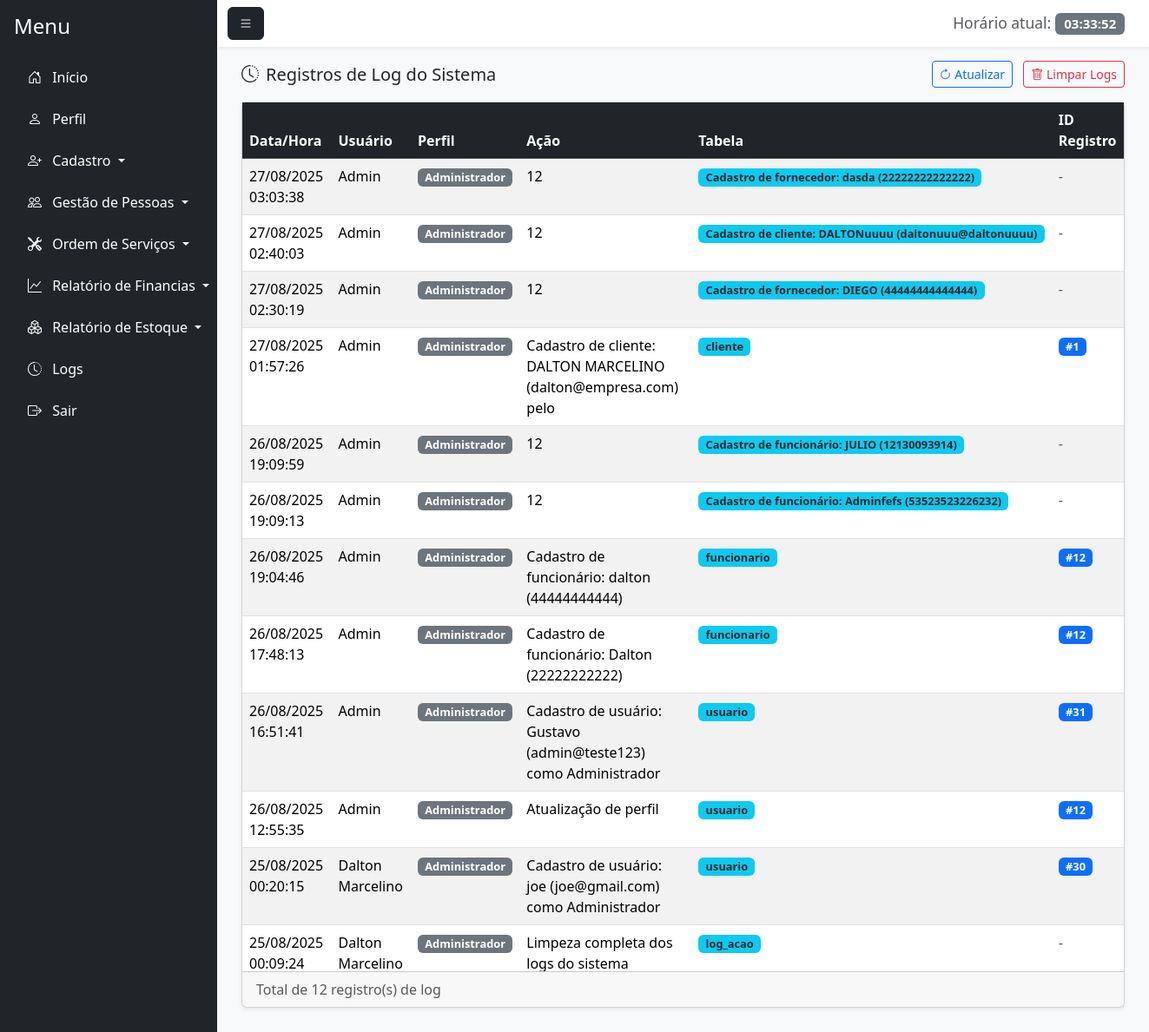
The page /logs.php (signed in) on the database its author committed.
### tables this page shows
CREATE TABLE `log_acao` (
  `id_log` int(11) NOT NULL,
  `id_usuario` int(11) NOT NULL,
  `id_perfil` int(11) NOT NULL,
  `acao` varchar(255) NOT NULL,
  `tabela_afetada` varchar(100) NOT NULL,
  `id_registro` int(11) DEFAULT NULL,
  `data_hora` timestamp NOT NULL DEFAULT current_timestamp()
);

CREATE TABLE `usuario` (
  `id_usuario` int(11) NOT NULL,
  `nome_usuario` varchar(100) NOT NULL,
  `senha` varchar(255) NOT NULL,
  `email` varchar(100) NOT NULL,
  `senha_temporaria` tinyint(1) DEFAULT 0,
  `id_perfil` int(11) NOT NULL,
  `status` enum('Ativo','Inativo') DEFAULT 'Ativo',
  `id_motivo_inatividade` int(11) DEFAULT NULL,
  `data_inatividade` date DEFAULT NULL,
  `observacao_inatividade` text DEFAULT NULL
);

CREATE TABLE `perfil` (
  `id_perfil` int(11) NOT NULL,
  `nome_perfil` varchar(100) NOT NULL
);

### logs.php (the view, shortened to what this page needs)
<?php
require_once 'conexao.php';
$sql = "SELECT l.*, u.nome_usuario, p.nome_perfil
        FROM log_acao l
        JOIN usuario u ON l.id_usuario = u.id_usuario
        JOIN perfil p ON l.id_perfil = p.id_perfil
        ORDER BY l.data_hora DESC";
$stmt = $pdo->query($sql);
$logs = $stmt->fetchAll(PDO::FETCH_ASSOC);
?>
<!DOCTYPE html>
<html lang="pt-BR">
<head>
    <link href="https://cdn.jsdelivr.net/npm/bootstrap@5.3.7/dist/css/bootstrap.min.css" rel="stylesheet">
    <link href="https://cdn.jsdelivr.net/npm/bootstrap-icons@1.11.1/font/bootstrap-icons.css" rel="stylesheet">
</head>
<body>
<div class="d-flex vh-100 bg-light">
    <nav id="sidebar" class="bg-dark text-white p-3" style="width: 250px;">
        <h4 class="mb-4">Menu</h4>
        <ul class="nav flex-column">
            <li class="nav-item mb-2">
                <a href="principal.php" class="nav-link text-white"><i class="bi bi-house-door me-2"></i> Início</a>
            </li>
            <li class="nav-item mb-2">
                <a href="perfil.php" class="nav-link text-white"><i class="bi bi-person me-2"></i> Perfil</a>
            </li>
            <li class="nav-item mb-2 dropdown">
                <a class="nav-link text-white dropdown-toggle" href="#" id="cadastroDropdown" role="button" data-bs-toggle="dropdown" aria-expanded="false">
                    <i class="bi bi-person-plus me-2"></i> Cadastro
                </a>
            </li>
            <li class="nav-item mb-2 dropdown">
                <a class="nav-link text-white dropdown-toggle" href="#" id="gestaoDropdown" role="button" data-bs-toggle="dropdown" aria-expanded="false">
                    <i class="bi bi-people me-2"></i> Gestão de Pessoas
                </a>
            </li>
            <li class="nav-item mb-2 dropdown">
                <a class="nav-link text-white dropdown-toggle" href="#" id="ordemDropdown" role="button" data-bs-toggle="dropdown" aria-expanded="false">
                    <i class="bi bi-tools me-2"></i> Ordem de Serviços
                </a>
            </li>
            <li class="nav-item mb-2 dropdown">
                <a class="nav-link text-white dropdown-toggle" href="#" id="financiasDropdown" role="button" data-bs-toggle="dropdown" aria-expanded="false">
                    <i class="bi bi-graph-up me-2"></i> Relatório de Financias
                </a>
            </li>
            <li class="nav-item mb-2 dropdown">
                <a class="nav-link text-white dropdown-toggle" href="#" id="estoqueDropdown" role="button" data-bs-toggle="dropdown" aria-expanded="false">
                    <i class="bi bi-boxes me-2"></i> Relatório de Estoque
                </a>
            </li>
            <li class="nav-item mb-2">
                <a href="logs.php" class="nav-link text-white active">
                    <i class="bi bi-clock-history me-2"></i> Logs
                </a>
            </li>
            <li class="nav-item">
                <a href="index.php" class="nav-link text-white"><i class="bi bi-box-arrow-right me-2"></i> Sair</a>
            </li>
        </ul>
    </nav>
    <div class="flex-grow-1 d-flex flex-column">
        <nav class="navbar navbar-light bg-white shadow-sm">
            <div class="container-fluid">
                <button class="btn btn-dark" id="menu-toggle"><i class="bi bi-list"></i></button>
                <span class="navbar-brand mb-0 h1">
                    <small class="text-muted">Horário atual:</small>
                    <span id="liveClock" class="badge bg-secondary"></span>
                </span>
            </div>
        </nav>
        <div class="flex-grow-1 p-3" style="overflow-y: auto;">
            <div class="container-fluid">
                <div class="d-flex justify-content-between align-items-center mb-3">
                    <h5 class="mb-0"><i class="bi bi-clock-history me-2"></i>Registros de Log do Sistema</h5>
                    <div>
                        <button class="btn btn-outline-primary btn-sm me-2" onclick="window.location.reload()">
                            <i class="bi bi-arrow-clockwise"></i> Atualizar
                        </button>
                        <?php if ($_SESSION['perfil'] == 1): ?>
                            <button class="btn btn-outline-danger btn-sm" onclick="confirmarLimpezaLogs()">
                                <i class="bi bi-trash"></i> Limpar Logs
                            </button>
                        <?php endif; ?>
                    </div>
                </div>
                <div class="card shadow-sm">
                    <div class="card-body p-0">
                        <div class="table-responsive">
                            <table class="table table-striped table-hover mb-0">
                                <thead class="table-dark sticky-top">
                                    <tr>
                                        <th>Data/Hora</th>
                                        <th>Usuário</th>
                                        <th>Perfil</th>
                                        <th>Ação</th>
                                        <th>Tabela</th>
                                        <th>ID Registro</th>
                                    </tr>
                                </thead>
                                <tbody>
                                    <?php if (!empty($logs)): ?>
                                        <?php foreach ($logs as $log): ?>
                                            <tr>
                                                <td><?= date('d/m/Y H:i:s', strtotime($log['data_hora'])) ?></td>
                                                <td><?= htmlspecialchars($log['nome_usuario']) ?></td>
                                                <td>
                                                    <span class="badge bg-secondary badge-log">
                                                        <?= htmlspecialchars($log['nome_perfil']) ?>
                                                    </span>
                                                </td>
                                                <td><?= htmlspecialchars($log['acao']) ?></td>
                                                <td>
                                                    <span class="badge bg-info text-dark badge-log">
                                                        <?= htmlspecialchars($log['tabela_afetada']) ?>
                                                    </span>
                                                </td>
                                                <td>
                                                    <?php if ($log['id_registro']): ?>
                                                        <span class="badge bg-primary badge-log">
                                                            #<?= htmlspecialchars($log['id_registro']) ?>
                                                        </span>
                                                    <?php else: ?>
                                                        <span class="text-muted">-</span>
                                                    <?php endif; ?>
                                                </td>
                                            </tr>
                                        <?php endforeach; ?>
                                    <?php endif; ?>
                                </tbody>
                            </table>
                        </div>
                    </div>
                    <?php if (!empty($logs)): ?>
                    <div class="card-footer py-2">
                        <div class="d-flex justify-content-between align-items-center">
                            <div>
                                <span class="text-muted">
                                    Total de <?= count($logs) ?> registro(s) de log
                                </span>
                            </div>
                        </div>
                    </div>
                    <?php endif; ?>
                </div>
            </div>
        </div>
    </div>
</div>
</body>
</html>

### logs.php (style rules this page uses)
.table-responsive { max-height: 70vh; overflow-y: auto; }
.badge-log { font-size: 0.8em; }

### rows shown on the page
log_acao: data_hora "27/08/2025 03:03:38", id_usuario.nome_usuario "Admin", id_perfil.nome_perfil "Administrador", acao "12", tabela_afetada "Cadastro de fornecedor: dasda (22222222222222)"
log_acao: data_hora "27/08/2025 02:40:03", id_usuario.nome_usuario "Admin", id_perfil.nome_perfil "Administrador", acao "12", tabela_afetada "Cadastro de cliente: DALTONuuuu (daltonuuu@daltonuuuu)"
log_acao: data_hora "27/08/2025 02:30:19", id_usuario.nome_usuario "Admin", id_perfil.nome_perfil "Administrador", acao "12", tabela_afetada "Cadastro de fornecedor: DIEGO (44444444444444)"
log_acao: data_hora "27/08/2025 01:57:26", id_usuario.nome_usuario "Admin", id_perfil.nome_perfil "Administrador", acao "Cadastro de cliente: DALTON MARCELINO (dalton@empresa.com) pelo", tabela_afetada "cliente", id_registro "1"
log_acao: data_hora "26/08/2025 19:09:59", id_usuario.nome_usuario "Admin", id_perfil.nome_perfil "Administrador", acao "12", tabela_afetada "Cadastro de funcionário: JULIO (12130093914)"
log_acao: data_hora "26/08/2025 19:09:13", id_usuario.nome_usuario "Admin", id_perfil.nome_perfil "Administrador", acao "12", tabela_afetada "Cadastro de funcionário: Adminfefs (53523523226232)"
log_acao: data_hora "26/08/2025 19:04:46", id_usuario.nome_usuario "Admin", id_perfil.nome_perfil "Administrador", acao "Cadastro de funcionário: dalton (44444444444)", tabela_afetada "funcionario", id_registro "12"
log_acao: data_hora "26/08/2025 17:48:13", id_usuario.nome_usuario "Admin", id_perfil.nome_perfil "Administrador", acao "Cadastro de funcionário: Dalton (22222222222)", tabela_afetada "funcionario", id_registro "12"
log_acao: data_hora "26/08/2025 16:51:41", id_usuario.nome_usuario "Admin", id_perfil.nome_perfil "Administrador", acao "Cadastro de usuário: Gustavo (admin@teste123) como Administrador", tabela_afetada "usuario", id_registro "31"
log_acao: data_hora "26/08/2025 12:55:35", id_usuario.nome_usuario "Admin", id_perfil.nome_perfil "Administrador", acao "Atualização de perfil", tabela_afetada "usuario", id_registro "12"
log_acao: data_hora "25/08/2025 00:20:15", id_usuario.nome_usuario "Dalton Marcelino", id_perfil.nome_perfil "Administrador", acao "Cadastro de usuário: joe (joe@gmail.com) como Administrador", tabela_afetada "usuario", id_registro "30"
log_acao: data_hora "25/08/2025 00:09:24", id_usuario.nome_usuario "Dalton Marcelino", id_perfil.nome_perfil "Administrador", acao "Limpeza completa dos logs do sistema", tabela_afetada "log_acao"

### other values the page prints
count($logs) "12"
